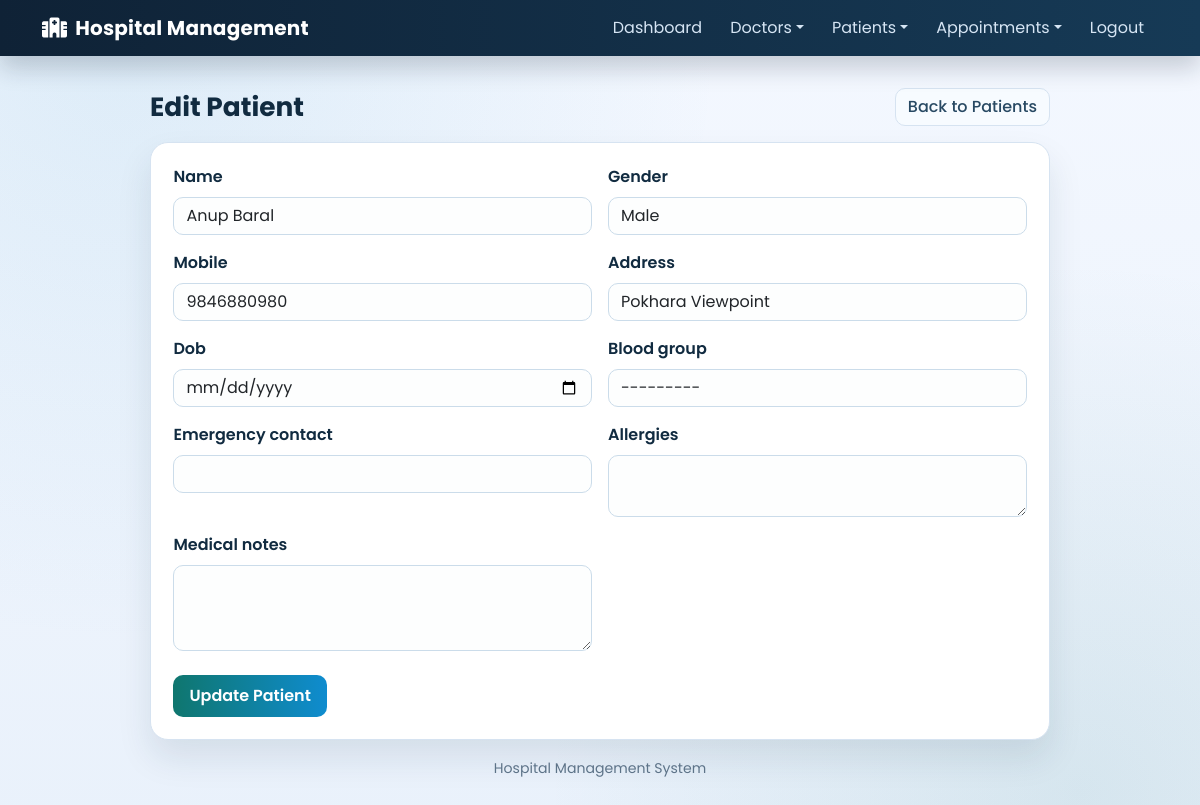
Page /patient/1/edit/ (signed in) on the committed database.
### hospital/models.py (models this page shows, shortened)
class Patient(models.Model):
    name = models.CharField(max_length=50)
    gender = models.CharField(max_length=10)
    mobile = models.CharField(max_length=20, blank=True)  # optional
    address = models.CharField(max_length=150)
    dob = models.DateField(null=True, blank=True)
    blood_group = models.CharField(max_length=5, choices=BloodGroup.choices, blank=True)
    emergency_contact = models.CharField(max_length=20, blank=True)
    allergies = models.TextField(blank=True)
    medical_notes = models.TextField(blank=True)

### hospital/views.py (the view)
# urls.py: path('patient/<int:pid>/edit/', Edit_Patient,name='edit_patient'),
@staff_required
def Edit_Patient(request, pid):
    patient = get_object_or_404(Patient, id=pid)
    if request.method == 'POST':
        form = PatientForm(request.POST, instance=patient)
        if form.is_valid():
            form.save()
            return redirect('view_patient')
    else:
        form = PatientForm(instance=patient)
    return render(request, 'edit_patient.html', {'form': form, 'patient': patient})

### hospital/forms.py
class PatientForm(BootstrapFormMixin, forms.ModelForm):
    def __init__(self, *args, **kwargs):
        super().__init__(*args, **kwargs)
        self._apply_bootstrap_classes()
    class Meta:
        model = Patient
        fields = [
            "name",
            "gender",
            "mobile",
            "address",
            "dob",
            "blood_group",
            "emergency_contact",
            "allergies",
            "medical_notes",
        ]
        widgets = {
            "dob": forms.DateInput(attrs={"type": "date"}),
            "allergies": forms.Textarea(attrs={"rows": 2}),
            "medical_notes": forms.Textarea(attrs={"rows": 3}),
        }

### hospital/forms.py (called while the page is built)
    def _apply_bootstrap_classes(self):
        for field_name, field in self.fields.items():
            css_class = "form-select" if isinstance(field.widget, forms.Select) else "form-control"
            existing = field.widget.attrs.get("class", "")
            field.widget.attrs["class"] = f"{existing} {css_class}".strip()
            if field.required:
                field.widget.attrs.setdefault("required", "required")

### hospital/views.py (called while the page is built)
def staff_required(view_func):
    return user_passes_test(
        lambda user: user.is_authenticated and user.is_staff,
        login_url="login",
    )(view_func)

### hospital/templates/edit_patient.html (shortened to what this page needs)
{% extends 'navigationbar.html' %}
{% load static %}
{% block body %}
<div class="form-shell">
    <div class="d-flex justify-content-between align-items-center mb-3">
        <h2 class="section-title mb-0">Edit Patient</h2>
        <a href="{% url 'view_patient' %}" class="btn btn-soft">Back to Patients</a>
    </div>
    <div class="form-card">
        <form method="post" novalidate>
            <div class="row g-3">
                {% for field in form %}
                <div class="col-md-6 {% if field.name == 'allergies' or field.name == 'medical_notes' or field.name == 'address' %}col-12{% endif %}">
                    <label class="form-label" for="{{ field.id_for_label }}">{{ field.label }}</label>
                    {{ field }}
                </div>
                {% endfor %}
            </div>
            <button type="submit" class="btn btn-brand mt-4">Update Patient</button>
        </form>
    </div>
</div>
{% endblock %}

### hospital/static/css/mystyle.css (style rules this page uses)
:root { --bg-a: #f4f8ff; --bg-b: #e9f1fb; --ink: #112b40; --muted: #5d7388; --primary: #0f766e; --primary-strong: #0b5d58; --accent: #0f8ccf; --accent-soft: #e6f5fd; --card: #ffffff; --card-soft: #fbfdff; --ring: rgba(31, 138, 192, 0.2); --border: #d6e3f1; --danger: #b94a48; }
body { font-family: "Poppins", "Segoe UI", sans-serif; color: var(--ink); background: radial-gradient(circle at 10% 5%, rgba(31, 138, 192, 0.1), transparent 45%), radial-gradient(circle at 90% 95%, rgba(13, 110, 110, 0.09), transparent 40%), linear-gradient(180deg, var(--bg-a), var(--bg-b)); min-height: 100vh; margin: 0; }
.section-title { font-size: 1.65rem; font-weight: 700; margin-bottom: 1rem; }
.form-shell { max-width: 900px; margin: 0 auto; }
.form-card { background: var(--card); border: 1px solid var(--border); border-radius: 18px; box-shadow: 0 18px 34px rgba(15, 45, 70, 0.1); padding: 1.4rem; }
.form-label { font-weight: 600; color: var(--ink); }
.form-control, .form-select { border-radius: 10px; border: 1px solid #cbdcea; background: #fdfefe; }
.btn-brand { background: linear-gradient(90deg, var(--primary), var(--accent)); border: none; color: #fff; font-weight: 600; border-radius: 10px; padding: 0.55rem 1rem; }
.btn-soft { border-radius: 10px; border: 1px solid var(--border); background: #f7fbff; color: #284963; font-weight: 500; }

### rows in the picture
Patient: form "Anup Baral" "Male" "9846880980" "Pokhara Viewpoint" "---------"

### other values in the picture
{{ field.label }} "Name" "Gender" "Mobile" "Address" "Dob" "Blood group" "Emergency contact" "Allergies" "Medical notes"
